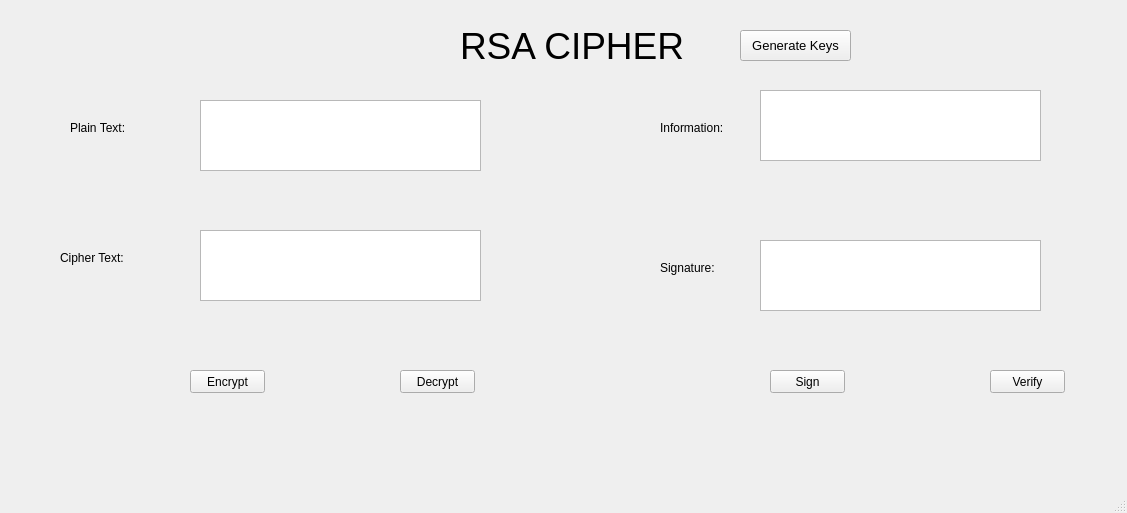
<?xml version="1.0" encoding="UTF-8"?>
<ui version="4.0">
 <class>MainWindow</class>
 <widget class="QMainWindow" name="MainWindow">
  <property name="geometry">
   <rect>
    <x>0</x>
    <y>0</y>
    <width>1127</width>
    <height>513</height>
   </rect>
  </property>
  <property name="windowTitle">
   <string>MainWindow</string>
  </property>
  <widget class="QWidget" name="centralwidget">
   <widget class="QLabel" name="label">
    <property name="geometry">
     <rect>
      <x>460</x>
      <y>30</y>
      <width>291</width>
      <height>31</height>
     </rect>
    </property>
    <property name="font">
     <font>
      <pointsize>28</pointsize>
     </font>
    </property>
    <property name="text">
     <string>RSA CIPHER</string>
    </property>
   </widget>
   <widget class="QPushButton" name="btn_gen_keys">
    <property name="geometry">
     <rect>
      <x>740</x>
      <y>30</y>
      <width>111</width>
      <height>31</height>
     </rect>
    </property>
    <property name="font">
     <font>
      <pointsize>10</pointsize>
     </font>
    </property>
    <property name="text">
     <string>Generate Keys</string>
    </property>
   </widget>
   <widget class="QLabel" name="label_2">
    <property name="geometry">
     <rect>
      <x>70</x>
      <y>120</y>
      <width>91</width>
      <height>16</height>
     </rect>
    </property>
    <property name="text">
     <string>Plain Text: </string>
    </property>
   </widget>
   <widget class="QLabel" name="label_3">
    <property name="geometry">
     <rect>
      <x>60</x>
      <y>250</y>
      <width>71</width>
      <height>16</height>
     </rect>
    </property>
    <property name="text">
     <string>Cipher Text: </string>
    </property>
   </widget>
   <widget class="QLabel" name="label_4">
    <property name="geometry">
     <rect>
      <x>660</x>
      <y>120</y>
      <width>81</width>
      <height>16</height>
     </rect>
    </property>
    <property name="text">
     <string>Information: </string>
    </property>
   </widget>
   <widget class="QLabel" name="label_5">
    <property name="geometry">
     <rect>
      <x>660</x>
      <y>260</y>
      <width>71</width>
      <height>16</height>
     </rect>
    </property>
    <property name="text">
     <string>Signature: </string>
    </property>
   </widget>
   <widget class="QPushButton" name="btn_encrypt">
    <property name="geometry">
     <rect>
      <x>190</x>
      <y>370</y>
      <width>75</width>
      <height>23</height>
     </rect>
    </property>
    <property name="text">
     <string>Encrypt</string>
    </property>
   </widget>
   <widget class="QPushButton" name="btn_decrypt">
    <property name="geometry">
     <rect>
      <x>400</x>
      <y>370</y>
      <width>75</width>
      <height>23</height>
     </rect>
    </property>
    <property name="text">
     <string>Decrypt</string>
    </property>
   </widget>
   <widget class="QPushButton" name="btn_sign">
    <property name="geometry">
     <rect>
      <x>770</x>
      <y>370</y>
      <width>75</width>
      <height>23</height>
     </rect>
    </property>
    <property name="text">
     <string>Sign</string>
    </property>
   </widget>
   <widget class="QPushButton" name="btn_verify">
    <property name="geometry">
     <rect>
      <x>990</x>
      <y>370</y>
      <width>75</width>
      <height>23</height>
     </rect>
    </property>
    <property name="text">
     <string>Verify</string>
    </property>
   </widget>
   <widget class="QTextEdit" name="txt_plain_text">
    <property name="geometry">
     <rect>
      <x>200</x>
      <y>100</y>
      <width>281</width>
      <height>71</height>
     </rect>
    </property>
   </widget>
   <widget class="QTextEdit" name="txt_cipher_text">
    <property name="geometry">
     <rect>
      <x>200</x>
      <y>230</y>
      <width>281</width>
      <height>71</height>
     </rect>
    </property>
   </widget>
   <widget class="QTextEdit" name="txt_info">
    <property name="geometry">
     <rect>
      <x>760</x>
      <y>90</y>
      <width>281</width>
      <height>71</height>
     </rect>
    </property>
   </widget>
   <widget class="QTextEdit" name="txt_sign">
    <property name="geometry">
     <rect>
      <x>760</x>
      <y>240</y>
      <width>281</width>
      <height>71</height>
     </rect>
    </property>
   </widget>
  </widget>
  <widget class="QMenuBar" name="menubar">
   <property name="geometry">
    <rect>
     <x>0</x>
     <y>0</y>
     <width>1127</width>
     <height>21</height>
    </rect>
   </property>
  </widget>
  <widget class="QStatusBar" name="statusbar"/>
 </widget>
 <resources/>
 <connections/>
</ui>
